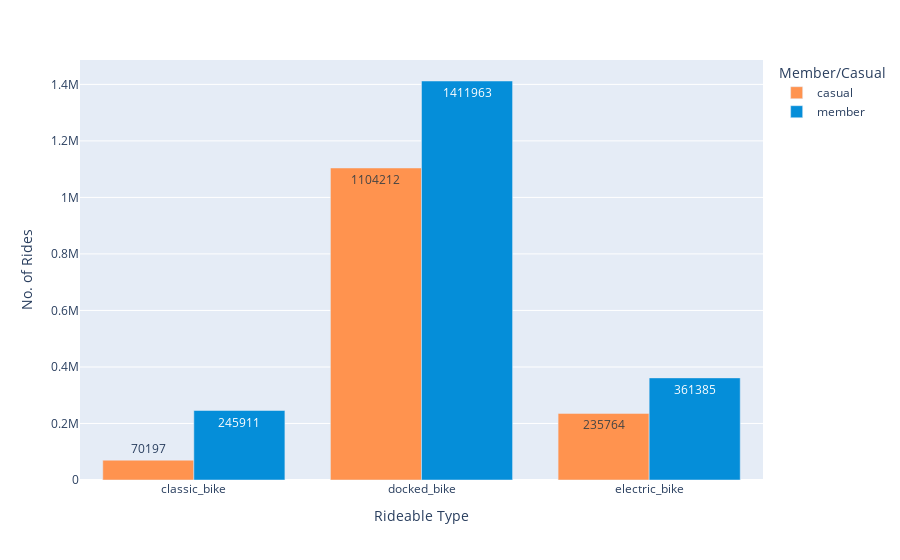

The notebook cell saved with this chart:
### Code cell
fig_7 = data.groupby(['rideable_type', 'member_casual'], as_index=False).count()

px.bar(fig_7, x = 'rideable_type', y = 'ride_id',
        color = 'member_casual',
        barmode='group',
        text = 'ride_id', 
        labels = {'ride_id': 'No. of Rides', 'member_casual': 'Member/Casual', 'rideable_type' : 'Rideable Type'},
        hover_name = 'member_casual', hover_data = {'member_casual': False, 'ride_length': False}, 
        color_discrete_map = {'casual': '#FF934F', 'member': '#058ED9'})

### Figure 1 — Plotly figure (JSON) as saved in the notebook; plotly's stock layout.template omitted (floating-point values rounded to 4 significant figures)
{"data": [{"alignmentgroup": "True", "customdata": [["casual", 70197], ["casual", 1104212], ["casual", 235764]], "hovertemplate": "<b>%{hovertext}</b><br><br>Rideable Type=%{x}<br>No. of Rides=%{text}<extra></extra>", "hovertext": ["casual", "casual", "casual"], "legendgroup": "casual", "marker": {"color": "#FF934F", "pattern": {"shape": ""}}, "name": "casual", "offsetgroup": "casual", "orientation": "v", "showlegend": true, "text": [70197, 1104212, 235764], "textposition": "auto", "type": "bar", "x": ["classic_bike", "docked_bike", "electric_bike"], "xaxis": "x", "y": [70197, 1104212, 235764], "yaxis": "y"}, {"alignmentgroup": "True", "customdata": [["member", 245911], ["member", 1411963], ["member", 361385]], "hovertemplate": "<b>%{hovertext}</b><br><br>Rideable Type=%{x}<br>No. of Rides=%{text}<extra></extra>", "hovertext": ["member", "member", "member"], "legendgroup": "member", "marker": {"color": "#058ED9", "pattern": {"shape": ""}}, "name": "member", "offsetgroup": "member", "orientation": "v", "showlegend": true, "text": [245911, 1411963, 361385], "textposition": "auto", "type": "bar", "x": ["classic_bike", "docked_bike", "electric_bike"], "xaxis": "x", "y": [245911, 1411963, 361385], "yaxis": "y"}], "layout": {"barmode": "group", "legend": {"title": {"text": "Member/Casual"}, "tracegroupgap": 0}, "margin": {"t": 60}, "xaxis": {"anchor": "y", "domain": [0, 1], "title": {"text": "Rideable Type"}}, "yaxis": {"anchor": "x", "domain": [0, 1], "title": {"text": "No. of Rides"}}}}
